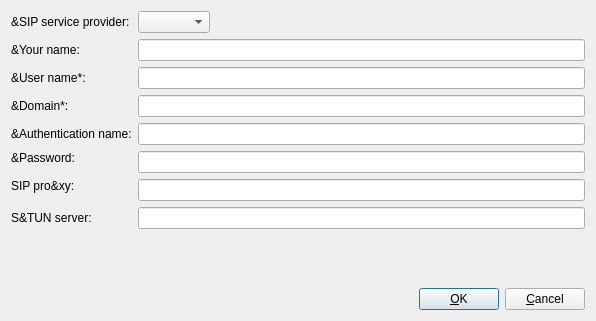
<?xml version="1.0" encoding="UTF-8"?>
<ui version="4.0" stdsetdef="1">
  <author></author>
  <comment></comment>
  <exportmacro></exportmacro>
  <class>WizardForm</class>
  <widget class="QDialog" name="WizardForm">
    <property name="geometry">
      <rect>
        <x>0</x>
        <y>0</y>
        <width>596</width>
        <height>321</height>
      </rect>
    </property>
    <property name="windowTitle">
      <string>Twinkle - Wizard</string>
    </property>
    <layout class="QVBoxLayout">
      <item>
        <layout class="QGridLayout">
          <item row="8" column="1" rowspan="1" colspan="2">
            <widget class="QLineEdit" name="stunServerLineEdit">
              <property name="whatsThis" stdset="0">
                <string>The hostname, domain name or IP address of the STUN server.</string>
              </property>
            </widget>
          </item>
          <item row="8" column="0">
            <widget class="QLabel" name="stunServerTextLabel">
              <property name="text">
                <string>S&amp;TUN server:</string>
              </property>
              <property name="buddy" stdset="0">
                <cstring>stunServerLineEdit</cstring>
              </property>
              <property name="wordWrap">
                <bool>false</bool>
              </property>
            </widget>
          </item>
          <item row="2" column="1" rowspan="1" colspan="2">
            <widget class="QLineEdit" name="usernameLineEdit">
              <property name="whatsThis" stdset="0">
                <string>The SIP user name given to you by your provider. It is the user part in your SIP address, &lt;b&gt;username&lt;/b&gt;@domain.com This could be a telephone number.
&lt;br&gt;&lt;br&gt;
This field is mandatory.</string>
              </property>
            </widget>
          </item>
          <item row="3" column="0">
            <widget class="QLabel" name="domainTextLabel">
              <property name="text">
                <string>&amp;Domain*:</string>
              </property>
              <property name="buddy" stdset="0">
                <cstring>domainLineEdit</cstring>
              </property>
              <property name="wordWrap">
                <bool>false</bool>
              </property>
            </widget>
          </item>
          <item row="0" column="1">
            <widget class="QComboBox" name="serviceProviderComboBox">
              <property name="whatsThis" stdset="0">
                <string>Choose your SIP service provider. If your SIP service provider is not in the list, then select &lt;b&gt;Other&lt;/b&gt; and fill in the settings you received from your provider.&lt;br&gt;&lt;br&gt;
If you select one of the predefined SIP service providers then you only have to fill in your name, user name, authentication name and password.</string>
              </property>
            </widget>
          </item>
          <item row="4" column="0">
            <widget class="QLabel" name="authNameTextLabel">
              <property name="text">
                <string>&amp;Authentication name:</string>
              </property>
              <property name="buddy" stdset="0">
                <cstring>authNameLineEdit</cstring>
              </property>
              <property name="wordWrap">
                <bool>false</bool>
              </property>
            </widget>
          </item>
          <item row="1" column="0">
            <widget class="QLabel" name="dislpayTextLabel">
              <property name="text">
                <string>&amp;Your name:</string>
              </property>
              <property name="buddy" stdset="0">
                <cstring>displayLineEdit</cstring>
              </property>
              <property name="wordWrap">
                <bool>false</bool>
              </property>
            </widget>
          </item>
          <item row="4" column="1" rowspan="1" colspan="2">
            <widget class="QLineEdit" name="authNameLineEdit">
              <property name="whatsThis" stdset="0">
                <string>Your SIP authentication name. Quite often this is the same as your SIP user name. It can be a different name though.</string>
              </property>
            </widget>
          </item>
          <item row="0" column="2">
            <spacer name="spacer22">
              <property name="sizeHint">
                <size>
                  <width>206</width>
                  <height>20</height>
                </size>
              </property>
              <property name="sizeType">
                <enum>QSizePolicy::Expanding</enum>
              </property>
              <property name="orientation">
                <enum>Qt::Horizontal</enum>
              </property>
            </spacer>
          </item>
          <item row="3" column="1" rowspan="1" colspan="2">
            <widget class="QLineEdit" name="domainLineEdit">
              <property name="whatsThis" stdset="0">
                <string>The domain part of your SIP address, username@&lt;b&gt;domain.com&lt;/b&gt;. Instead of a real domain this could also be the hostname or IP address of your &lt;b&gt;SIP proxy&lt;/b&gt;. If you want direct IP phone to IP phone communications then you fill in the hostname or IP address of your computer.
&lt;br&gt;&lt;br&gt;
This field is mandatory.</string>
              </property>
            </widget>
          </item>
          <item row="1" column="1" rowspan="1" colspan="2">
            <widget class="QLineEdit" name="displayLineEdit">
              <property name="whatsThis" stdset="0">
                <string>This is just your full name, e.g. John Doe. It is used as a display name. When you make a call, this display name might be shown to the called party.</string>
              </property>
            </widget>
          </item>
          <item row="6" column="0" rowspan="2" colspan="1">
            <widget class="QLabel" name="proxyTextLabel">
              <property name="enabled">
                <bool>true</bool>
              </property>
              <property name="text">
                <string>SIP pro&amp;xy:</string>
              </property>
              <property name="buddy" stdset="0">
                <cstring>proxyLineEdit</cstring>
              </property>
              <property name="wordWrap">
                <bool>false</bool>
              </property>
            </widget>
          </item>
          <item row="7" column="1" rowspan="1" colspan="2">
            <widget class="QLineEdit" name="proxyLineEdit">
              <property name="enabled">
                <bool>true</bool>
              </property>
              <property name="whatsThis" stdset="0">
                <string>The hostname, domain name or IP address of your SIP proxy. If this is the same value as your domain, you may leave this field empty.</string>
              </property>
            </widget>
          </item>
          <item row="0" column="0">
            <widget class="QLabel" name="serviceProviderTextLabel">
              <property name="text">
                <string>&amp;SIP service provider:</string>
              </property>
              <property name="buddy" stdset="0">
                <cstring>serviceProviderComboBox</cstring>
              </property>
              <property name="wordWrap">
                <bool>false</bool>
              </property>
            </widget>
          </item>
          <item row="5" column="0">
            <widget class="QLabel" name="authPasswordTextLabel">
              <property name="text">
                <string>&amp;Password:</string>
              </property>
              <property name="buddy" stdset="0">
                <cstring>authPasswordLineEdit</cstring>
              </property>
              <property name="wordWrap">
                <bool>false</bool>
              </property>
            </widget>
          </item>
          <item row="2" column="0">
            <widget class="QLabel" name="usernameTextLabel">
              <property name="text">
                <string>&amp;User name*:</string>
              </property>
              <property name="buddy" stdset="0">
                <cstring>usernameLineEdit</cstring>
              </property>
              <property name="wordWrap">
                <bool>false</bool>
              </property>
            </widget>
          </item>
          <item row="5" column="1" rowspan="2" colspan="2">
            <widget class="QLineEdit" name="authPasswordLineEdit">
              <property name="echoMode">
                <enum>QLineEdit::Password</enum>
              </property>
              <property name="whatsThis" stdset="0">
                <string>Your password for authentication.</string>
              </property>
            </widget>
          </item>
        </layout>
      </item>
      <item>
        <spacer name="spacer23">
          <property name="sizeHint">
            <size>
              <width>20</width>
              <height>20</height>
            </size>
          </property>
          <property name="sizeType">
            <enum>QSizePolicy::Expanding</enum>
          </property>
          <property name="orientation">
            <enum>Qt::Vertical</enum>
          </property>
        </spacer>
      </item>
      <item>
        <layout class="QHBoxLayout">
          <item>
            <spacer name="spacer20">
              <property name="sizeHint">
                <size>
                  <width>371</width>
                  <height>20</height>
                </size>
              </property>
              <property name="sizeType">
                <enum>QSizePolicy::Expanding</enum>
              </property>
              <property name="orientation">
                <enum>Qt::Horizontal</enum>
              </property>
            </spacer>
          </item>
          <item>
            <widget class="QPushButton" name="okPushButton">
              <property name="text">
                <string>&amp;OK</string>
              </property>
              <property name="shortcut">
                <string>Alt+O</string>
              </property>
              <property name="default">
                <bool>true</bool>
              </property>
            </widget>
          </item>
          <item>
            <widget class="QPushButton" name="cancelPushButton">
              <property name="text">
                <string>&amp;Cancel</string>
              </property>
              <property name="shortcut">
                <string>Alt+C</string>
              </property>
            </widget>
          </item>
        </layout>
      </item>
    </layout>
  </widget>
  <layoutdefault spacing="6" margin="11"/>
  <pixmapfunction>qPixmapFromMimeSource</pixmapfunction>
  <tabstops>
    <tabstop>serviceProviderComboBox</tabstop>
    <tabstop>displayLineEdit</tabstop>
    <tabstop>usernameLineEdit</tabstop>
    <tabstop>domainLineEdit</tabstop>
    <tabstop>authNameLineEdit</tabstop>
    <tabstop>authPasswordLineEdit</tabstop>
    <tabstop>proxyLineEdit</tabstop>
    <tabstop>stunServerLineEdit</tabstop>
    <tabstop>okPushButton</tabstop>
    <tabstop>cancelPushButton</tabstop>
  </tabstops>
  <includes>
    <include location="global">map</include>
    <include location="local">user.h</include>
  </includes>
  <connections>
    <connection>
      <sender>okPushButton</sender>
      <signal>clicked()</signal>
      <receiver>WizardForm</receiver>
      <slot>validate()</slot>
    </connection>
    <connection>
      <sender>cancelPushButton</sender>
      <signal>clicked()</signal>
      <receiver>WizardForm</receiver>
      <slot>reject()</slot>
    </connection>
    <connection>
      <sender>usernameLineEdit</sender>
      <signal>textChanged(QString)</signal>
      <receiver>WizardForm</receiver>
      <slot>updateAuthName(QString)</slot>
    </connection>
    <connection>
      <sender>serviceProviderComboBox</sender>
      <signal>activated(QString)</signal>
      <receiver>WizardForm</receiver>
      <slot>update(QString)</slot>
    </connection>
    <connection>
      <sender>authNameLineEdit</sender>
      <signal>lostFocus()</signal>
      <receiver>WizardForm</receiver>
      <slot>disableSuggestAuthName()</slot>
    </connection>
  </connections>
</ui>
